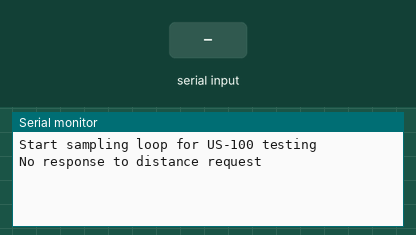
Bench run of a sketch on a simulated Arduino Nano, built with avr-gcc and run on an emulated ATmega328P. Shown: the last lines printed to the serial monitor. Inputs (shaded band) come from the test bench.

Above: at 1.2 s.
1.3 s: "1" received over the second serial link
At 1.9 s:
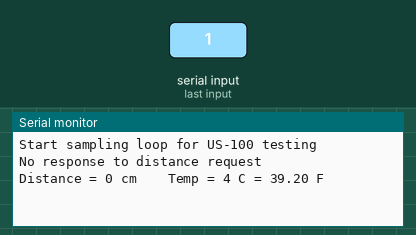
2.8 s: "0" received over the second serial link
At 4.9 s:
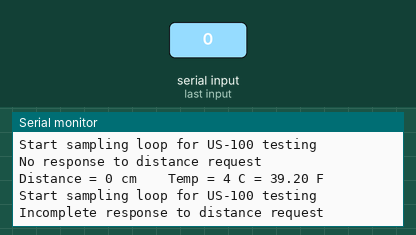

Measured:
- after the input at 1.3 s, the serial monitor: prints a new line at once (image 1)
- after the input at 2.8 s, the serial monitor: prints a new line after 1.5 s (image 2)

The sketch:

ultrasonic.ino
```cpp
// sudo chmod a+rw /dev/ttyACM0d
// http://arduinoinfo.mywikis.net/wiki/UltraSonicDistance

#include <SoftwareSerial.h>

#define txPin    3              // Connect pin 2 of Nano to US100 trigger/Tx
#define rxPin    4              // Connect pin 3 of Nano to US100 Echo/Rx
#define getDist  0x55           // send this to get distance in mm
#define getCels  0x50           // send this to get temp
#define loopTime 2000           // delay time in ms between loop iterations
#define maxWait  1000           // max time to wait for US100 response

SoftwareSerial us100(rxPin,txPin);  // Set Nano for UART signaling
int     mmDist;                 // measured distance in mm
uint8_t highDist,lowDist;       // bytes read in from US100
int     cTemp;                  // temp in Celsius for reporting
float   fTemp;                  // temp in Farenheit for reporting

void setup() {
  // put your setup code here, to run once:
  Serial.begin(9600);           // talk to the controlling device
  pinMode(rxPin, INPUT);        // Set pin directions for US100 communications
  pinMode(txPin, OUTPUT);
  us100.begin(9600);            // and start SoftSerial service
}

void loop() {
  Serial.println("Start sampling loop for US-100 testing");

  us100.flush();
  us100.write(getDist);         // ask US-100 to get distance; wait for response
  for ( int i=0; (i<maxWait) && !us100.available(); i++ ) delay(1);
  if (us100.available()) {
    highDist = us100.read();    // get high byte
    for ( int i=0; (i<maxWait) && !us100.available(); i++ ) delay(1);
    if (us100.available()) {
      lowDist = us100.read();   // get low byte
      mmDist = highDist*256 + lowDist;
    }
    else {
      Serial.println("Incomplete response to distance request");
      mmDist = 0;
    }
  }
  else {
    Serial.println("No response to distance request");
    mmDist = 0;
  };

  delay(1);                     // let US100 catch its breath, otherwise won't respond
  us100.flush();
  us100.write(getCels);
  for ( int j=0; (j<maxWait) && !us100.available(); j++ ) delay(1);
  if (us100.available()) {
    cTemp = us100.read() - 45;
    fTemp = cTemp * 1.8 + 32;
  }
  else {
    Serial.println("No response to temp request");
    cTemp = 0;
    fTemp = 0.0;
  };

  Serial.print("Distance = ");
  Serial.print(mmDist/10);
  Serial.print(" cm    Temp = ");
  Serial.print(cTemp);
  Serial.print(" C = ");
  Serial.print(fTemp);
  Serial.println(" F");

  delay(loopTime);
}
```
